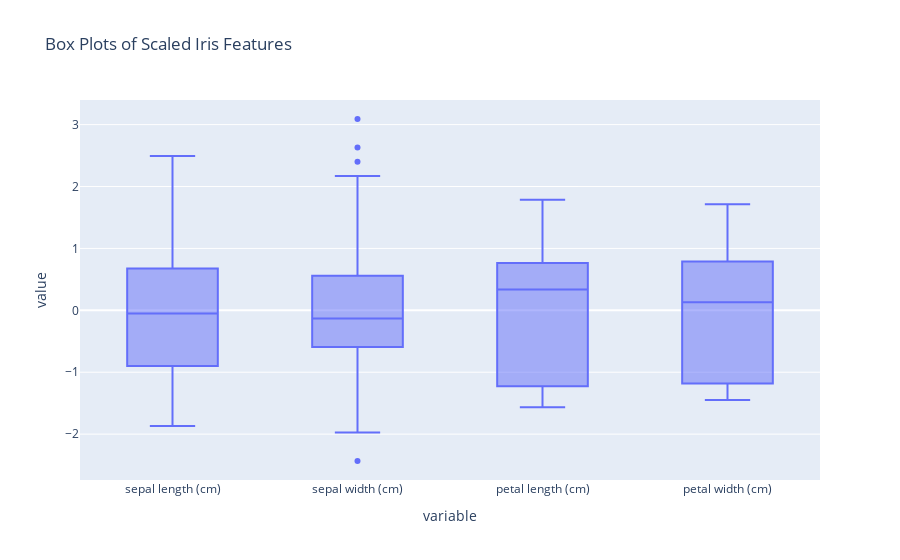

This figure's notebook cell:
### Markdown cell above
4. Standard Scalerd의 boxplot

### Code cell
import plotly.express as px

fig = px.box(scaled_df, y=scaled_df.columns, title="Box Plots of Scaled Iris Features")
fig.show()

### Figure 1 — Plotly figure (JSON) as saved in the notebook; plotly's stock layout.template omitted (floating-point values rounded to 4 significant figures; data arrays with more than 128 entries replaced by an {"elided": "..."} marker saying what was removed)
{"data": [{"alignmentgroup": "True", "hovertemplate": "variable=%{x}<br>value=%{y}<extra></extra>", "legendgroup": "", "marker": {"color": "#636efa"}, "name": "", "notched": false, "offsetgroup": "", "orientation": "v", "showlegend": false, "type": "box", "x": {"elided": "600 str values"}, "x0": " ", "xaxis": "x", "y": {"elided": "600 float values"}, "y0": " ", "yaxis": "y"}], "layout": {"boxmode": "group", "legend": {"tracegroupgap": 0}, "title": {"text": "Box Plots of Scaled Iris Features"}, "xaxis": {"anchor": "y", "domain": [0, 1], "title": {"text": "variable"}}, "yaxis": {"anchor": "x", "domain": [0, 1], "title": {"text": "value"}}}}
